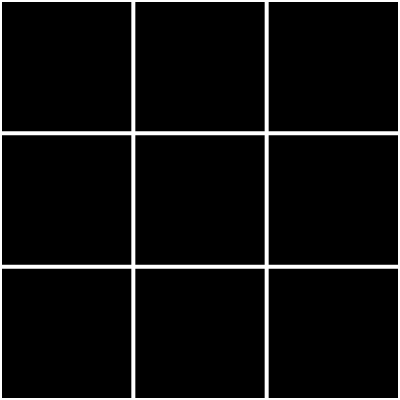
Frame 1 (no input)
Frame 60 (no input): identical to frame 1, image omitted
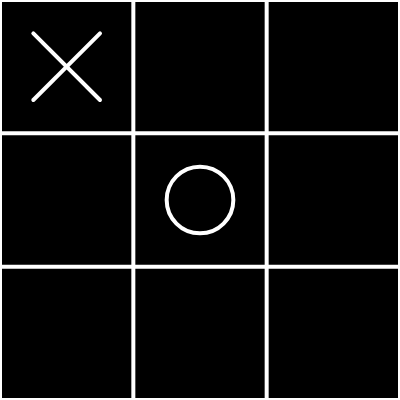
Frame 120 (the mouse pressed at the canvas centre since frame 60)

The p5.js sketch that drew these frames (run headless with seeded random() and noise() and a simulated clock; from frame 60 on, the mouse is pressed at the canvas centre):

// p5.js sketch
// ── sketch.js
let bord = [
  ['', '', ''],
  ['', '', ''],
  ['', '', '']
];

let scores = {
  X: 10,
  O: -10,
  gelijk: 0
};

let breedte;
let hoogte;

let AI = 'X';
let mens = 'O';
let huidigeSpeler = mens;

let resultaatP;
let bezig = true;
let canvas;
let resetKnop;

let statusLijn = -1;

function setup() {
  canvas = createCanvas(400, 400);
  let x = (windowWidth - width) / 2;
  let y = (windowHeight - height) / 2;
  canvas.position(x, y);
  breedte = width / 3;
  hoogte = height / 3;
  resultaatP = createP('');
  resultaatP.style('font-size', '32pt');
  resultaatP.position(x, y - height/4);
  resultaatP.style("color", color(255));

  resetKnop = createButton('Reset');
  resetKnop.mousePressed(reset);
  resetKnop.position(x, y + height + height/50);
  resetKnop.style('font-size', '25px');
  resetKnop.style("background-color", color(0));
  resetKnop.style("color", color(255));
  resetKnop.size(width, 50);
}

function gelijkAan(a, b, c) {
  return a == b && b == c && a != '';
}

function checkVoorWinnaar() {
  let winnaar = null;

  for (let i = 0; i < 3; i++) {
    if (gelijkAan(bord[i][0], bord[i][1], bord[i][2])) {
      winnaar = bord[i][0];
      statusLijn = i;
    }
  }

  for (let i = 0; i < 3; i++) {
    if (gelijkAan(bord[0][i], bord[1][i], bord[2][i])) {
      winnaar = bord[0][i];
      statusLijn = 3 + i;
    }
  }

  if (gelijkAan(bord[0][0], bord[1][1], bord[2][2])) {
    winnaar = bord[0][0];
    statusLijn = 6;
  }
  if (gelijkAan(bord[2][0], bord[1][1], bord[0][2])) {
    winnaar = bord[2][0];
    statusLijn = 7;
  }

  let legePlaatsen = 0;
  for (let i = 0; i < 3; i++) {
    for (let j = 0; j < 3; j++) {
      if (bord[i][j] == '') {
        legePlaatsen++;
      }
    }
  }

  if(winnaar == null || legePlaatsen == 0)  statusLijn = -1;

  if (winnaar == null && legePlaatsen == 0) {
    return 'gelijk';
  } else {
    return winnaar;
  }
}

function mousePressed() {
  if(bezig) {
    if (huidigeSpeler == mens) {
      let i = floor(mouseX / breedte);
      let j = floor(mouseY / hoogte);
      if (bord[i][j] == '') {
        bord[i][j] = mens;
        huidigeSpeler = AI;
        checkVoorWinnaar();
        besteZet();
      }
    }
  }
}

function draw() {
  background(0);
  strokeWeight(4);
  stroke(255);
  line(breedte, 0, breedte, height);
  line(breedte * 2, 0, breedte * 2, height);
  line(0, hoogte, width, hoogte);
  line(0, hoogte * 2, width, hoogte * 2);
  //omkadering
  line(0,0, width, 0);
  line(0,0, 0, height);
  line(width,0, width, height);
  line(width, height, 0, height);

  for (let j = 0; j < 3; j++) {
    for (let i = 0; i < 3; i++) {
      let x = breedte * i + breedte / 2;
      let y = hoogte * j + hoogte / 2;
      let plaats = bord[i][j];
      textSize(32);
      let r = breedte / 4;
      if (plaats == mens) {
        noFill();
        ellipse(x, y, r * 2);
      } else if (plaats == AI) {
        line(x - r, y - r, x + r, y + r);
        line(x + r, y - r, x - r, y + r);
      }
    }
  }
  tekenLijn();

  let resultaat = checkVoorWinnaar();
  if (resultaat != null) {
    bezig = false;
    if (resultaat == 'gelijk') {
      resultaatP.html('Tie!');
    } else {
      resultaatP.html(`${resultaat} wins!`);
    }
  }
}

function reset() {
  bord = [
    ['', '', ''],
    ['', '', ''],
    ['', '', '']
  ];
  statusLijn = -1;
  huidigeSpeler = mens;
  bezig = true;
  resultaatP.html('');
}

function tekenLijn() {
  if(!bezig) {
    let offset = 15;
    stroke(255);
    strokeWeight(7);
    switch (statusLijn) {
      case 0:
      line(width/6, height/offset, width/6, height - height/offset);
      break;
      case 1:
      line(width/2, height/offset, width/2, height - height/offset);
      break;
      case 2:
      line(width - width/6, height/offset, width - width/6, height - height/offset);
      break;
      case 3:
      line(width/offset, height/6, width - width/offset, height/6);
      break;
      case 4:
      line(width/offset, height/2, width - width/offset, height/2);
      break;
      case 5:
      line(width/offset, height - height/6, width - width/offset, height - height/6);
      break;
      case 6:
      line(width/offset, height/offset, width - width/offset, height - height/offset);
      break;
      case 7:
      line(width/offset, height - height/offset, width - width/offset,  height/offset);
      break;
    }
  }
}

// ── minimax.js
function besteZet() {
  if(bezig) {
    let besteScore = -Infinity;
    let zet;
    for (let i = 0; i < 3; i++) {
      for (let j = 0; j < 3; j++) {
        if (bord[i][j] == '') {
          bord[i][j] = AI;
          let score = minimax(bord, 0, false, -99999, 99999);
          bord[i][j] = '';
          if (score > besteScore) {
            besteScore = score;
            zet = {i, j};
          }
        }
      }
    }
    if(zet != null) {
      bord[zet.i][zet.j] = AI;
      huidigeSpeler = mens;
    }

  }
}

//zoGrootMogelijk = true --> speler X false --> speler O
function minimax(bord, diepte, zoGrootMogelijk, alfa, beta) {
  let resultaat = checkVoorWinnaar();
  if (resultaat !== null) {
    return scores[resultaat];
  }

  if (zoGrootMogelijk) {
    let besteScore = -Infinity;
    for (let i = 0; i < 3; i++) {
      for (let j = 0; j < 3; j++) {
        if (bord[i][j] == '') {
          bord[i][j] = AI;
          let score = minimax(bord, diepte + 1, false, alfa, beta);
          bord[i][j] = '';
          besteScore = max(score, besteScore);
          alfa = max(alfa, besteScore);
          if (beta <= alfa) {
            break;
          }
        }
      }
    }
    return besteScore;
  } else {
    let besteScore = Infinity;
    for (let i = 0; i < 3; i++) {
      for (let j = 0; j < 3; j++) {
        if (bord[i][j] == '') {
          bord[i][j] = mens;
          let score = minimax(bord, diepte + 1, true, alfa ,beta);
          bord[i][j] = '';
          besteScore = min(score, besteScore);
          beta = min(beta, besteScore);
          if (beta <= alfa) {
            break;
          }
        }
      }
    }
    return besteScore;
  }
}
